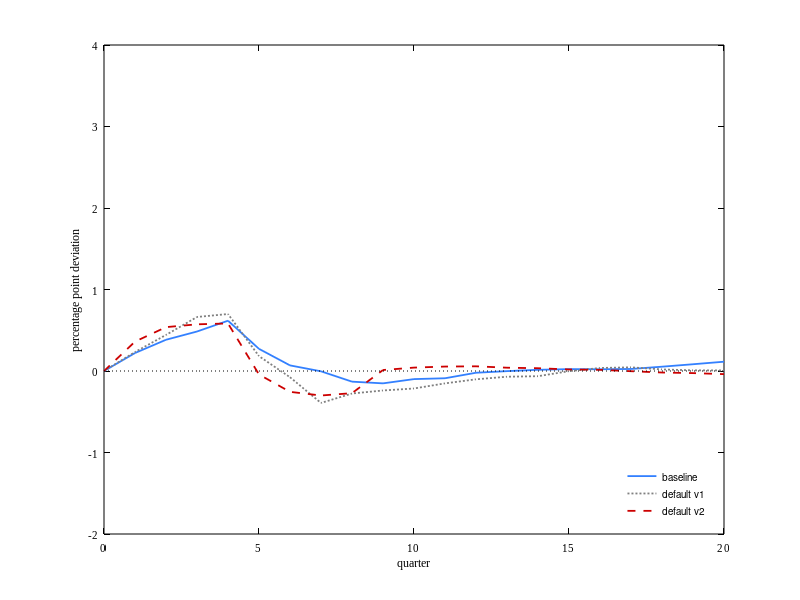

This chart was generated by the following MATLAB code: (Note: this script raises an error after producing the figure.)
clear, clc, close all

load ('data_figures.mat')

% specification
fontsz = 8;
paper_unit = 'inches'; % 'inches', 'normalized', 'centimeters', 'points'
paper_size = [3.2 2.3]; % [width height]
paper_position = [0 0 3.2 2.3]; % [left bottom width height].
paper_orientation = 'portrait'; % 'portrait (default)', 'landscape'
font_name = 'Times New Roman'; % 'Helvetica', 'Times New Roman'
color_graph = [0.2 0.5 1.0];
color_mark = [0.2 0.5 1.0];

% Exit default
x1 = impulse_baseline(:,1);
x2 = impulse_default1(:,1);
x3 = impulse_default2(:,1);
y1 = impulse_baseline(:,7);
y2 = impulse_default1(:,7);
y3 = impulse_default2(:,7);

figure
p1 = plot(x1,y1,'Color',[0.2 0.5 1.0],'LineWidth',1.3,'LineStyle','-'); hold on
p2 = plot(x2,y2,'Color',[0.5 0.5 0.5],'LineWidth',1.3,'LineStyle',':');
p3 = plot(x3,y3,'Color',[0.8 0 0],'LineWidth',1.3,'LineStyle','--');
p4 = plot(x1,0*y1,'Color','k','LineWidth',0.5,'LineStyle',':');
xlabel('quarter','Color','k')
ylabel('percentage point deviation','Color','k')
xlim([0,20])
ylim([-2,4])
hleglines = [p1(1) p2(1) p3(1)];
legend(hleglines,'baseline','default v1','default v2','Location','SouthEast')
legend boxoff
set(gca,'Fontsize',fontsz,'FontName',font_name,'xcolor','k','ycolor','k')
fig = gcf;
fig.PaperUnits = paper_unit;
fig.PaperSize = paper_size;
fig.PaperPosition = paper_position;
fig.PaperOrientation = paper_orientation;
print('fig_ir_exit_default','-dpng','-r300')


% Spread default
x1 = impulse_default1(:,1);
x2 = impulse_default2(:,1);
y1 = impulse_default1(:,13);
y2 = impulse_default2(:,13);

figure
p1 = plot(x1,y1,'Color',[0.5 0.5 0.5],'LineWidth',1.3,'LineStyle',':'); hold on
p2 = plot(x2,y2,'Color',[0.8 0 0],'LineWidth',1.3,'LineStyle','--');
p3 = plot(x1,0*y1,'Color','k','LineWidth',0.5,'LineStyle',':');
xlabel('quarter','Color','k')
ylabel('percentage point deviation','Color','k')
xlim([0,20])
ylim([0,6])
hleglines = [p1(1) p2(1)];
legend(hleglines,'default v1','default v2','Location','SouthEast')
legend boxoff
set(gca,'Fontsize',fontsz,'FontName',font_name,'xcolor','k','ycolor','k')
fig = gcf;
fig.PaperUnits = paper_unit;
fig.PaperSize = paper_size;
fig.PaperPosition = paper_position;
fig.PaperOrientation = paper_orientation;
print('fig_ir_spread_default','-dpng','-r300')




